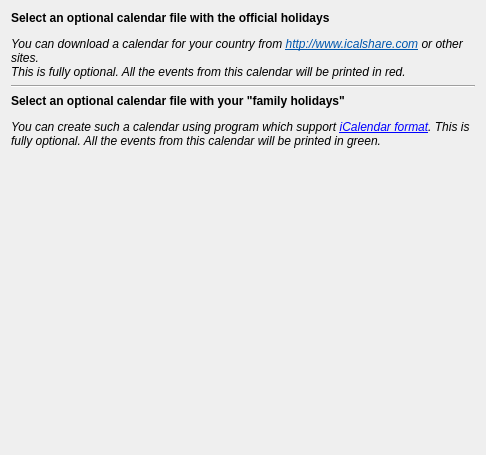
<ui version="4.0" >
 <class>CalEvents</class>
 <widget class="QWidget" name="CalEvents" >
  <property name="geometry" >
   <rect>
    <x>0</x>
    <y>0</y>
    <width>486</width>
    <height>455</height>
   </rect>
  </property>
  <property name="windowTitle" >
   <string>Calendar events</string>
  </property>
  <layout class="QVBoxLayout" >
   <item>
    <widget class="QLabel" name="ohHeaderLabel" >
     <property name="font" >
      <font>
       <weight>75</weight>
       <bold>true</bold>
      </font>
     </property>
     <property name="text" >
      <string>Select an optional calendar file with the official holidays</string>
     </property>
    </widget>
   </item>
   <item>
    <widget class="Digikam::DFileSelector" name="ohUrlRequester"/>
   </item>
   <item>
    <widget class="QLabel" name="ohExplainLabel" >
     <property name="font" >
      <font>
       <italic>true</italic>
      </font>
     </property>
     <property name="text" >
      <string>&lt;!DOCTYPE HTML PUBLIC "-//W3C//DTD HTML 4.0//EN" "http://www.w3.org/TR/REC-html40/strict.dtd">
&lt;html>&lt;head>&lt;meta name="qrichtext" content="1" />&lt;style type="text/css">
p, li { white-space: pre-wrap; }
&lt;/style>&lt;/head>&lt;body style=" font-family:'DejaVu Sans'; font-size:9pt; font-weight:400; font-style:italic;">
&lt;p style=" margin-top:0px; margin-bottom:0px; margin-left:0px; margin-right:0px; -qt-block-indent:0; text-indent:0px;">You can download a calendar for your country from &lt;a href="http://www.icalshare.com">&lt;span style=" text-decoration: underline; color:#0057ae;">http://www.icalshare.com&lt;/span>&lt;/a> or other sites.&lt;/p>
&lt;p style=" margin-top:0px; margin-bottom:0px; margin-left:0px; margin-right:0px; -qt-block-indent:0; text-indent:0px;">This is fully optional. All the events from this calendar will be printed in red.&lt;/p>&lt;/body>&lt;/html></string>
     </property>
     <property name="alignment" >
      <set>Qt::AlignVCenter</set>
     </property>
     <property name="wordWrap" >
      <bool>true</bool>
     </property>
    </widget>
   </item>
   <item>
    <widget class="Line" name="line1" >
     <property name="frameShape" >
      <enum>QFrame::HLine</enum>
     </property>
     <property name="frameShadow" >
      <enum>QFrame::Sunken</enum>
     </property>
    </widget>
   </item>
   <item>
    <widget class="QLabel" name="fhHeaderLabel" >
     <property name="font" >
      <font>
       <weight>75</weight>
       <bold>true</bold>
      </font>
     </property>
     <property name="text" >
      <string>Select an optional calendar file with your "family holidays"</string>
     </property>
     <property name="wordWrap" >
      <bool>false</bool>
     </property>
    </widget>
   </item>
   <item>
    <widget class="Digikam::DFileSelector" name="fhUrlRequester"/>       
   </item>
   <item>
    <widget class="QLabel" name="fhExplainLabel" >
     <property name="font" >
      <font>
       <italic>true</italic>
      </font>
     </property>
     <property name="text" >
         <string>You can create such a calendar using program which support &lt;a href="https://en.wikipedia.org/wiki/ICalendar">iCalendar format&lt;/a>.
This is fully optional. All the events from this calendar will be printed in green.</string>
     </property>
     <property name="alignment" >
      <set>Qt::AlignVCenter</set>
     </property>
     <property name="wordWrap" >
      <bool>true</bool>
     </property>
    </widget>
   </item>
   <item>
    <spacer name="spacer1" >
     <property name="orientation" >
      <enum>Qt::Vertical</enum>
     </property>
     <property name="sizeType" >
      <enum>QSizePolicy::Expanding</enum>
     </property>
     <property name="sizeHint" stdset="0" >
      <size>
       <width>41</width>
       <height>140</height>
      </size>
     </property>
    </spacer>
   </item>
  </layout>
 </widget>
 <layoutdefault spacing="6" margin="11" />
 <customwidgets>
  <customwidget>
   <class>Digikam::DFileSelector</class>
   <extends>QWidget</extends>
   <header>dfileselector.h</header>
  </customwidget>
 </customwidgets>
 <resources/>
 <connections/>
 <slots>
  <signal>fhChanged(QString)</signal>
  <signal>ohChanged(QString)</signal>
 </slots>
</ui>
